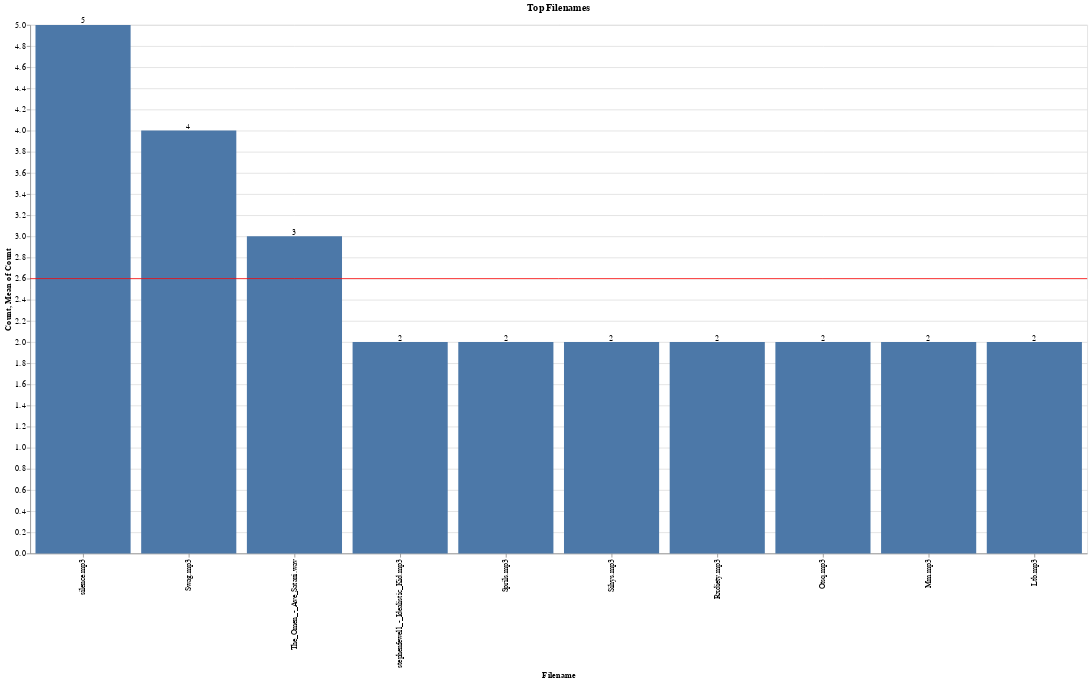

The cell this chart's notebook holds for it:
### Code cell
top_filenames_altair = (
    audio["filename"]
    .value_counts()
    .head(10)
    .rename_axis("Filename")
    .reset_index(name="Count")
)

filenames_bar = (
    alt.Chart(top_filenames_altair)
    .mark_bar()
    .encode(x=alt.X("Filename:O", sort="-y"), y=alt.Y("Count:Q"))
)

filenames_rule = (
    alt.Chart(top_filenames_altair).mark_rule(color="red").encode(y="mean(Count):Q")
)


filenames_text = filenames_bar.mark_text(align="center", baseline="bottom").encode(
    text="Count:Q"
)

(filenames_bar + filenames_rule + filenames_text).properties(
    width=1400, height=700, title="Top Filenames"
)

### Figure 1 — Vega-Lite specification as saved in the notebook (floating-point values rounded to 4 significant figures)
{"config": {"view": {"continuousWidth": 400, "continuousHeight": 300}}, "layer": [{"mark": "bar", "encoding": {"x": {"field": "Filename", "sort": "-y", "type": "ordinal"}, "y": {"field": "Count", "type": "quantitative"}}}, {"mark": {"type": "rule", "color": "red"}, "encoding": {"y": {"aggregate": "mean", "field": "Count", "type": "quantitative"}}}, {"mark": {"type": "text", "align": "center", "baseline": "bottom"}, "encoding": {"text": {"field": "Count", "type": "quantitative"}, "x": {"field": "Filename", "sort": "-y", "type": "ordinal"}, "y": {"field": "Count", "type": "quantitative"}}}], "data": {"name": "data-ebfb4547563db925ff3ff4411ffa5fd0"}, "height": 700, "title": "Top Filenames", "width": 1400, "$schema": "https://vega.github.io/schema/vega-lite/v4.17.0.json", "datasets": {"data-ebfb4547563db925ff3ff4411ffa5fd0": [{"Filename": "silence.mp3", "Count": 5}, {"Filename": "Swag.mp3", "Count": 4}, {"Filename": "The_Omen_-_Ave_Satani.wav", "Count": 3}, {"Filename": "stephenfewell_-_Idealistic_Kid.mp3", "Count": 2}, {"Filename": "Sprils.mp3", "Count": 2}, {"Filename": "Sihys.mp3", "Count": 2}, {"Filename": "Rxdiety.mp3", "Count": 2}, {"Filename": "Otsq.mp3", "Count": 2}, {"Filename": "Mm.mp3", "Count": 2}, {"Filename": "Ltb.mp3", "Count": 2}]}}
